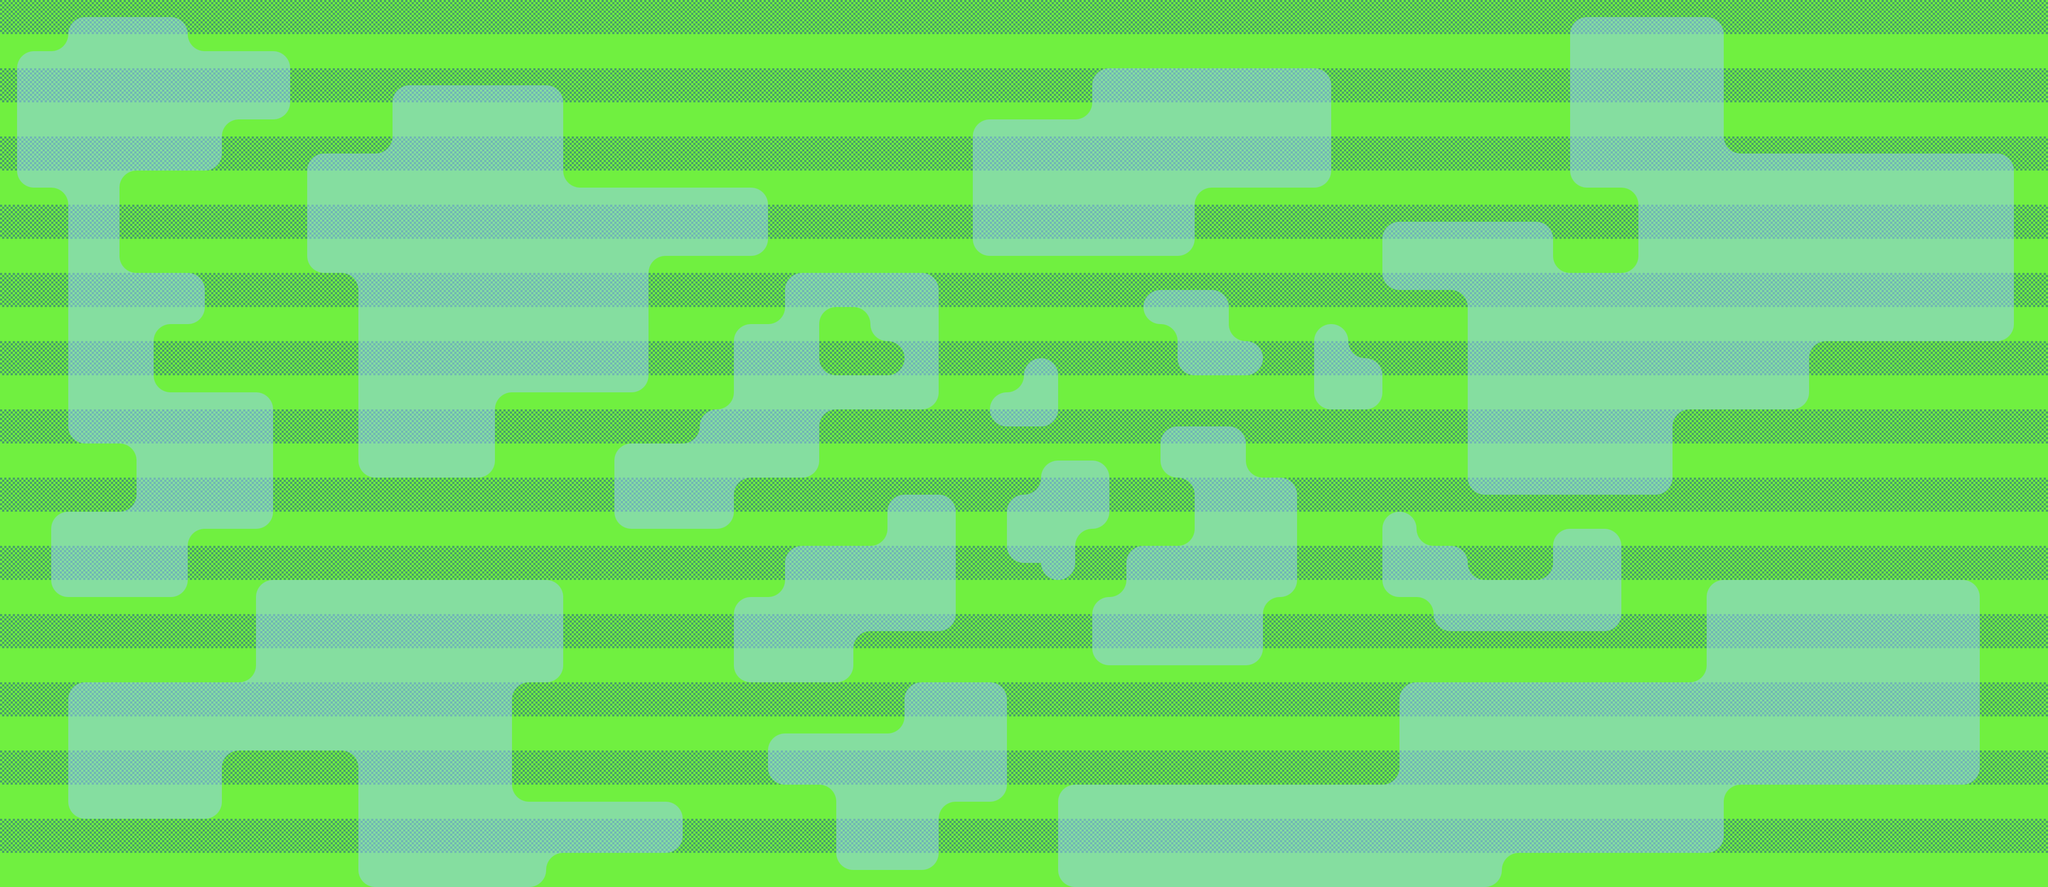

The image is a tile-based game level rendered from a .tmx file. Its description and source (layers, tilesets, objects; grid data summarised) follow:
An orthogonal 120x52 tile map with 32x32 px tiles, 2 tile layers (grass, water) and 17 objects.

<map version="1.0" orientation="orthogonal" renderorder="right-down" width="120" height="52" tilewidth="32" tileheight="32">
 <tileset firstgid="1" name="atlas" tilewidth="32" tileheight="32">
  <image source="atlas.png" trans="ff00ff" width="512" height="512" />
 </tileset>
 <layer name="grass" width="120" height="52">
  <data>[6240 cells, 6240 non-empty, 2 distinct tile ids]</data>
 </layer>
 <layer name="water" width="120" height="52">
  <data>[6240 cells, 2857 non-empty, 9 distinct tile ids]</data>
 </layer>
 <objectgroup name="field">
  <object x="320" y="1600">
   <polyline points="0,0 3232,0 3040,-1536 192,-1536 0,0" />
  </object>
 </objectgroup>
 <objectgroup name="diches">
  <object x="1856" y="736">
   <polyline points="0,0 64,0 64,-64 128,-64 128,64 0,64 0,0" />
  </object>
  <object x="2112" y="1024">
   <polyline points="0,0 128,0 128,-128 64,-128 64,-224 224,-224 224,-128 320,-128 320,96 256,96 256,224 -64,224 -64,96 0,96 0,0" />
  </object>
  <object x="1472" y="1024">
   <polyline points="0,0 192,0 192,-96 320,-96 320,160 128,160 128,256 -96,256 -96,96 0,96 0,0" />
  </object>
  <object x="736" y="160">
   <polyline points="0,0 320,0 320,192 704,192 704,320 480,320 480,576 192,576 192,736 -64,736 -64,352 -160,352 -160,128 0,128 0,0" />
  </object>
  <object x="672" y="1408">
   <polyline points="0,0 0,256 352,256 352,192 608,192 608,96 288,96 288,-128 384,-128 384,-320 -192,-320 -192,-128 -544,-128 -544,128 -256,128 -256,0 0,0" />
  </object>
  <object x="1824" y="224">
   <polyline points="0,0 0,256 416,256 416,128 672,128 672,-96 224,-96 224,0 0,0" />
  </object>
  <object x="2752" y="544">
   <polyline points="0,0 0,384 384,384 384,224 640,224 640,96 1024,96 1024,-256 480,-256 480,-512 192,-512 192,-192 320,-192 320,-32 160,-32 160,-128 -160,-128 -160,0 -32,0 0,0" />
  </object>
  <object x="2624" y="1280">
   <polyline points="0,0 576,0 576,-192 1088,-192 1088,192 608,192 608,320 192,320 192,384 -640,384 -640,192 0,192 0,0" />
  </object>
  <object x="1376" y="608">
   <polyline points="0,0 0,160 -64,160 -64,224 -224,224 -224,384 0,384 0,288 160,288 160,160 384,160 384,-96 96,-96 96,0 0,0" />
  </object>
  <object x="1536" y="576">
   <polyline points="0,0 96,0 96,64 160,64 160,128 0,128 0,0" />
  </object>
  <object x="32" y="96">
   <polyline points="0,0 0,256 96,256 96,736 224,736 224,864 64,864 64,1024 320,1024 320,896 480,896 480,640 256,640 256,512 352,512 352,416 192,416 192,224 384,224 384,128 512,128 512,0 320,0 320,-64 96,-64 96,0 0,0" />
  </object>
  <object x="2656" y="1024">
   <polyline points="0,0 96,0 96,64 256,64 256,-32 384,-32 384,160 32,160 32,96 -64,96 -64,-64 0,-64 0,0" />
  </object>
  <object x="1440" y="1376">
   <polyline points="0,0 256,0 256,-96 448,-96 448,128 320,128 320,256 128,256 128,96 0,96 0,0" />
  </object>
  <object x="2464" y="608">
   <polyline points="0,0 0,160 128,160 128,64 64,64 64,0 0,0" />
  </object>
  <object x="2144" y="544">
   <polyline points="0,0 160,0 160,96 224,96 224,160 64,160 64,64 0,64 0,0" />
  </object>
  <object x="1888" y="928">
   <polyline points="0,0 0,128 64,128 64,160 128,160 128,64 192,64 192,-64 64,-64 64,0 0,0" />
  </object>
 </objectgroup>
</map>